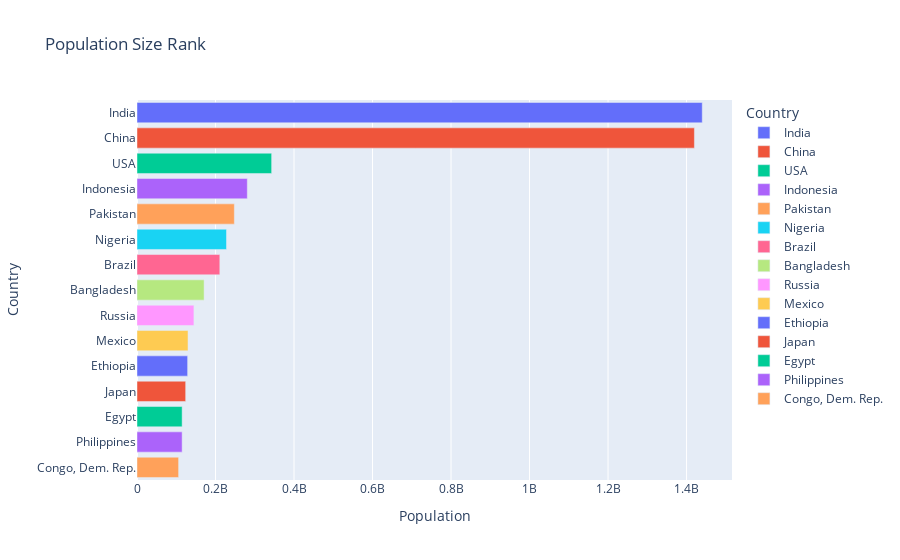

The code cell stored with this chart in its notebook:
### Markdown cell above
## Bar chart of population size (top 15)

Recreate this [bar chart](https://www.gapminder.org/tools/#$chart-type=barrank&url=v2)

### Code cell
pop_rank = gapminder_df.query('Year == 2023') \
    .sort_values(by='Population', ascending=False).head(15)

fig = px.bar(
    pop_rank,
    x='Population',
    y='Country',
    orientation='h',
    title='Population Size Rank',
    color='Country',  # Color by Country for distinct colors per bar
)
fig.show()

### Figure 1 — Plotly figure (JSON) as saved in the notebook; plotly's stock layout.template omitted (floating-point values rounded to 4 significant figures)
{"data": [{"alignmentgroup": "True", "hovertemplate": "Country=%{y}<br>Population=%{x}<extra></extra>", "legendgroup": "India", "marker": {"color": "#636efa", "pattern": {"shape": ""}}, "name": "India", "offsetgroup": "India", "orientation": "h", "showlegend": true, "textposition": "auto", "type": "bar", "x": [1440000000], "xaxis": "x", "y": ["India"], "yaxis": "y"}, {"alignmentgroup": "True", "hovertemplate": "Country=%{y}<br>Population=%{x}<extra></extra>", "legendgroup": "China", "marker": {"color": "#EF553B", "pattern": {"shape": ""}}, "name": "China", "offsetgroup": "China", "orientation": "h", "showlegend": true, "textposition": "auto", "type": "bar", "x": [1420000000], "xaxis": "x", "y": ["China"], "yaxis": "y"}, {"alignmentgroup": "True", "hovertemplate": "Country=%{y}<br>Population=%{x}<extra></extra>", "legendgroup": "USA", "marker": {"color": "#00cc96", "pattern": {"shape": ""}}, "name": "USA", "offsetgroup": "USA", "orientation": "h", "showlegend": true, "textposition": "auto", "type": "bar", "x": [343000000], "xaxis": "x", "y": ["USA"], "yaxis": "y"}, {"alignmentgroup": "True", "hovertemplate": "Country=%{y}<br>Population=%{x}<extra></extra>", "legendgroup": "Indonesia", "marker": {"color": "#ab63fa", "pattern": {"shape": ""}}, "name": "Indonesia", "offsetgroup": "Indonesia", "orientation": "h", "showlegend": true, "textposition": "auto", "type": "bar", "x": [281000000], "xaxis": "x", "y": ["Indonesia"], "yaxis": "y"}, {"alignmentgroup": "True", "hovertemplate": "Country=%{y}<br>Population=%{x}<extra></extra>", "legendgroup": "Pakistan", "marker": {"color": "#FFA15A", "pattern": {"shape": ""}}, "name": "Pakistan", "offsetgroup": "Pakistan", "orientation": "h", "showlegend": true, "textposition": "auto", "type": "bar", "x": [248000000], "xaxis": "x", "y": ["Pakistan"], "yaxis": "y"}, {"alignmentgroup": "True", "hovertemplate": "Country=%{y}<br>Population=%{x}<extra></extra>", "legendgroup": "Nigeria", "marker": {"color": "#19d3f3", "pattern": {"shape": ""}}, "name": "Nigeria", "offsetgroup": "Nigeria", "orientation": "h", "showlegend": true, "textposition": "auto", "type": "bar", "x": [228000000], "xaxis": "x", "y": ["Nigeria"], "yaxis": "y"}, {"alignmentgroup": "True", "hovertemplate": "Country=%{y}<br>Population=%{x}<extra></extra>", "legendgroup": "Brazil", "marker": {"color": "#FF6692", "pattern": {"shape": ""}}, "name": "Brazil", "offsetgroup": "Brazil", "orientation": "h", "showlegend": true, "textposition": "auto", "type": "bar", "x": [211000000], "xaxis": "x", "y": ["Brazil"], "yaxis": "y"}, {"alignmentgroup": "True", "hovertemplate": "Country=%{y}<br>Population=%{x}<extra></extra>", "legendgroup": "Bangladesh", "marker": {"color": "#B6E880", "pattern": {"shape": ""}}, "name": "Bangladesh", "offsetgroup": "Bangladesh", "orientation": "h", "showlegend": true, "textposition": "auto", "type": "bar", "x": [171000000], "xaxis": "x", "y": ["Bangladesh"], "yaxis": "y"}, {"alignmentgroup": "True", "hovertemplate": "Country=%{y}<br>Population=%{x}<extra></extra>", "legendgroup": "Russia", "marker": {"color": "#FF97FF", "pattern": {"shape": ""}}, "name": "Russia", "offsetgroup": "Russia", "orientation": "h", "showlegend": true, "textposition": "auto", "type": "bar", "x": [145000000], "xaxis": "x", "y": ["Russia"], "yaxis": "y"}, {"alignmentgroup": "True", "hovertemplate": "Country=%{y}<br>Population=%{x}<extra></extra>", "legendgroup": "Mexico", "marker": {"color": "#FECB52", "pattern": {"shape": ""}}, "name": "Mexico", "offsetgroup": "Mexico", "orientation": "h", "showlegend": true, "textposition": "auto", "type": "bar", "x": [130000000], "xaxis": "x", "y": ["Mexico"], "yaxis": "y"}, {"alignmentgroup": "True", "hovertemplate": "Country=%{y}<br>Population=%{x}<extra></extra>", "legendgroup": "Ethiopia", "marker": {"color": "#636efa", "pattern": {"shape": ""}}, "name": "Ethiopia", "offsetgroup": "Ethiopia", "orientation": "h", "showlegend": true, "textposition": "auto", "type": "bar", "x": [129000000], "xaxis": "x", "y": ["Ethiopia"], "yaxis": "y"}, {"alignmentgroup": "True", "hovertemplate": "Country=%{y}<br>Population=%{x}<extra></extra>", "legendgroup": "Japan", "marker": {"color": "#EF553B", "pattern": {"shape": ""}}, "name": "Japan", "offsetgroup": "Japan", "orientation": "h", "showlegend": true, "textposition": "auto", "type": "bar", "x": [124000000], "xaxis": "x", "y": ["Japan"], "yaxis": "y"}, {"alignmentgroup": "True", "hovertemplate": "Country=%{y}<br>Population=%{x}<extra></extra>", "legendgroup": "Egypt", "marker": {"color": "#00cc96", "pattern": {"shape": ""}}, "name": "Egypt", "offsetgroup": "Egypt", "orientation": "h", "showlegend": true, "textposition": "auto", "type": "bar", "x": [115000000], "xaxis": "x", "y": ["Egypt"], "yaxis": "y"}, {"alignmentgroup": "True", "hovertemplate": "Country=%{y}<br>Population=%{x}<extra></extra>", "legendgroup": "Philippines", "marker": {"color": "#ab63fa", "pattern": {"shape": ""}}, "name": "Philippines", "offsetgroup": "Philippines", "orientation": "h", "showlegend": true, "textposition": "auto", "type": "bar", "x": [115000000], "xaxis": "x", "y": ["Philippines"], "yaxis": "y"}, {"alignmentgroup": "True", "hovertemplate": "Country=%{y}<br>Population=%{x}<extra></extra>", "legendgroup": "Congo, Dem. Rep.", "marker": {"color": "#FFA15A", "pattern": {"shape": ""}}, "name": "Congo, Dem. Rep.", "offsetgroup": "Congo, Dem. Rep.", "orientation": "h", "showlegend": true, "textposition": "auto", "type": "bar", "x": [106000000], "xaxis": "x", "y": ["Congo, Dem. Rep."], "yaxis": "y"}], "layout": {"barmode": "relative", "legend": {"title": {"text": "Country"}, "tracegroupgap": 0}, "title": {"text": "Population Size Rank"}, "xaxis": {"anchor": "y", "domain": [0, 1], "title": {"text": "Population"}}, "yaxis": {"anchor": "x", "categoryarray": ["Congo, Dem. Rep.", "Philippines", "Egypt", "Japan", "Ethiopia", "Mexico", "Russia", "Bangladesh", "Brazil", "Nigeria", "Pakistan", "Indonesia", "USA", "China", "India"], "categoryorder": "array", "domain": [0, 1], "title": {"text": "Country"}}}}
